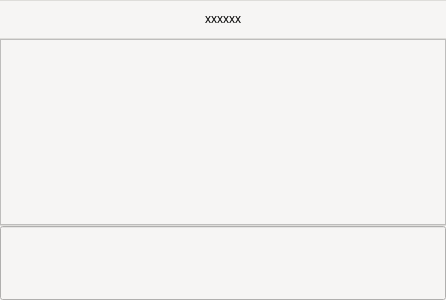
<?xml version="1.0" encoding="UTF-8"?>
<ui version="4.0">
 <class>OneChatDialog</class>
 <widget class="QDialog" name="OneChatDialog">
  <property name="geometry">
   <rect>
    <x>0</x>
    <y>0</y>
    <width>446</width>
    <height>300</height>
   </rect>
  </property>
  <property name="windowTitle">
   <string>Dialog</string>
  </property>
  <property name="styleSheet">
   <string notr="true">background-color: rgb(246, 245, 244);</string>
  </property>
  <layout class="QHBoxLayout" name="horizontalLayout">
   <property name="spacing">
    <number>0</number>
   </property>
   <property name="leftMargin">
    <number>0</number>
   </property>
   <property name="topMargin">
    <number>0</number>
   </property>
   <property name="rightMargin">
    <number>0</number>
   </property>
   <property name="bottomMargin">
    <number>0</number>
   </property>
   <item>
    <widget class="QWidget" name="widget" native="true">
     <layout class="QVBoxLayout" name="verticalLayout" stretch="0,1,0,5,0,2">
      <property name="spacing">
       <number>0</number>
      </property>
      <property name="leftMargin">
       <number>0</number>
      </property>
      <property name="topMargin">
       <number>0</number>
      </property>
      <property name="rightMargin">
       <number>0</number>
      </property>
      <property name="bottomMargin">
       <number>0</number>
      </property>
      <item>
       <widget class="Line" name="line_3">
        <property name="minimumSize">
         <size>
          <width>0</width>
          <height>1</height>
         </size>
        </property>
        <property name="maximumSize">
         <size>
          <width>16777215</width>
          <height>1</height>
         </size>
        </property>
        <property name="styleSheet">
         <string notr="true">border:none;
background-color: rgb(222, 221, 218);</string>
        </property>
        <property name="orientation">
         <enum>Qt::Horizontal</enum>
        </property>
       </widget>
      </item>
      <item>
       <widget class="QLabel" name="nameLabel">
        <property name="sizePolicy">
         <sizepolicy hsizetype="Expanding" vsizetype="Expanding">
          <horstretch>0</horstretch>
          <verstretch>0</verstretch>
         </sizepolicy>
        </property>
        <property name="styleSheet">
         <string notr="true"/>
        </property>
        <property name="text">
         <string>&lt;html&gt;&lt;head/&gt;&lt;body&gt;&lt;p align=&quot;center&quot;&gt;xxxxxx&lt;/p&gt;&lt;/body&gt;&lt;/html&gt;</string>
        </property>
       </widget>
      </item>
      <item>
       <widget class="Line" name="line_2">
        <property name="minimumSize">
         <size>
          <width>0</width>
          <height>1</height>
         </size>
        </property>
        <property name="maximumSize">
         <size>
          <width>16777215</width>
          <height>1</height>
         </size>
        </property>
        <property name="styleSheet">
         <string notr="true">border:none;
background-color: rgb(222, 221, 218);</string>
        </property>
        <property name="midLineWidth">
         <number>1</number>
        </property>
        <property name="orientation">
         <enum>Qt::Horizontal</enum>
        </property>
       </widget>
      </item>
      <item>
       <widget class="QScrollArea" name="MsgScrollArea">
        <property name="sizePolicy">
         <sizepolicy hsizetype="Preferred" vsizetype="Expanding">
          <horstretch>0</horstretch>
          <verstretch>0</verstretch>
         </sizepolicy>
        </property>
        <property name="focusPolicy">
         <enum>Qt::StrongFocus</enum>
        </property>
        <property name="styleSheet">
         <string notr="true"/>
        </property>
        <property name="widgetResizable">
         <bool>true</bool>
        </property>
        <widget class="QWidget" name="scrollAreaWidgetContents">
         <property name="geometry">
          <rect>
           <x>0</x>
           <y>0</y>
           <width>444</width>
           <height>184</height>
          </rect>
         </property>
         <property name="focusPolicy">
          <enum>Qt::NoFocus</enum>
         </property>
         <layout class="QVBoxLayout" name="verticalLayout_2">
          <property name="leftMargin">
           <number>9</number>
          </property>
          <property name="topMargin">
           <number>9</number>
          </property>
         </layout>
        </widget>
       </widget>
      </item>
      <item>
       <widget class="Line" name="line">
        <property name="minimumSize">
         <size>
          <width>0</width>
          <height>1</height>
         </size>
        </property>
        <property name="maximumSize">
         <size>
          <width>16777215</width>
          <height>1</height>
         </size>
        </property>
        <property name="styleSheet">
         <string notr="true">border:none;
background-color: rgb(222, 221, 218);</string>
        </property>
        <property name="midLineWidth">
         <number>1</number>
        </property>
        <property name="orientation">
         <enum>Qt::Horizontal</enum>
        </property>
       </widget>
      </item>
      <item>
       <widget class="QLineEdit" name="sendLineEdit">
        <property name="sizePolicy">
         <sizepolicy hsizetype="Expanding" vsizetype="Expanding">
          <horstretch>0</horstretch>
          <verstretch>0</verstretch>
         </sizepolicy>
        </property>
        <property name="styleSheet">
         <string notr="true"/>
        </property>
        <property name="alignment">
         <set>Qt::AlignLeading|Qt::AlignLeft|Qt::AlignTop</set>
        </property>
       </widget>
      </item>
     </layout>
    </widget>
   </item>
  </layout>
 </widget>
 <resources/>
 <connections/>
</ui>
